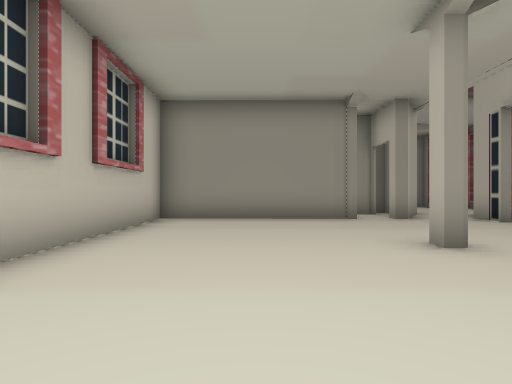
[1] (above)

18 first-person views from a walk through a level from a Godot 3-D game. The camera is 1.3 m above the floor, looks level and sees 80° across. The floor is counted in squares, 2 m on a side. Each view is taken from the middle of a square. On the plan, view 1 faces up. The plan holds only what a view shows up to about 10 squares ahead; the rest is blank.

[2]
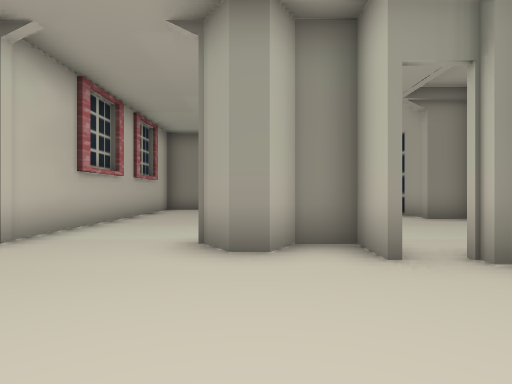

[3]
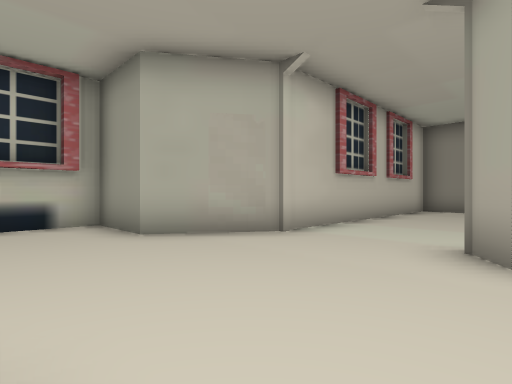

[4]
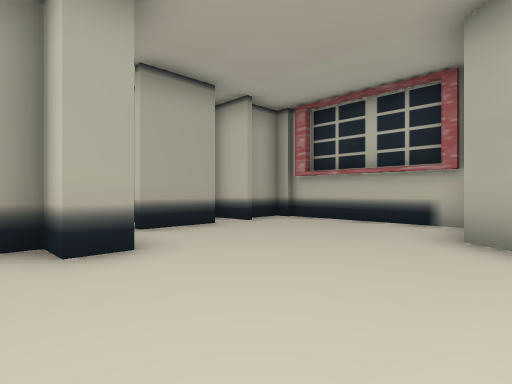

[5]
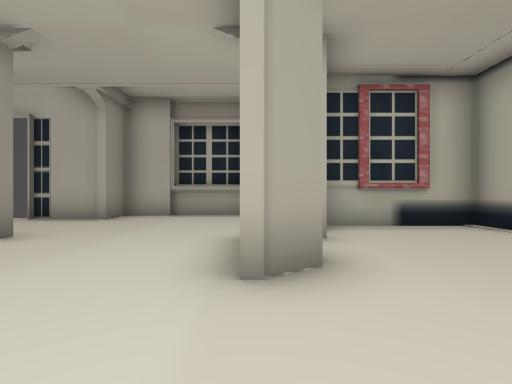

[6]
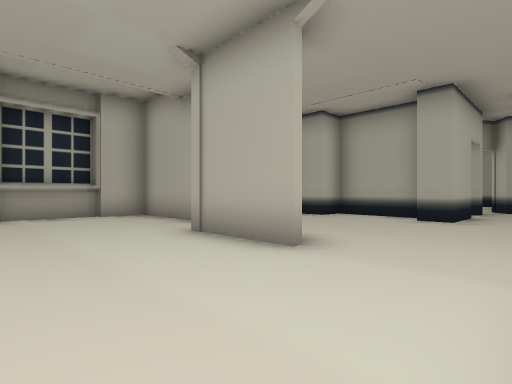

[7]
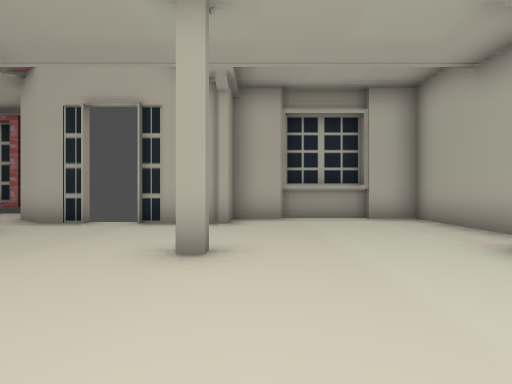

[8]
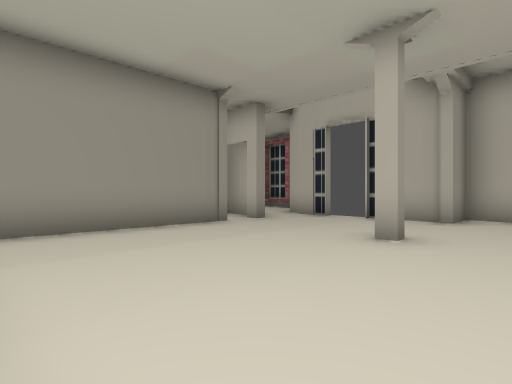

[9]
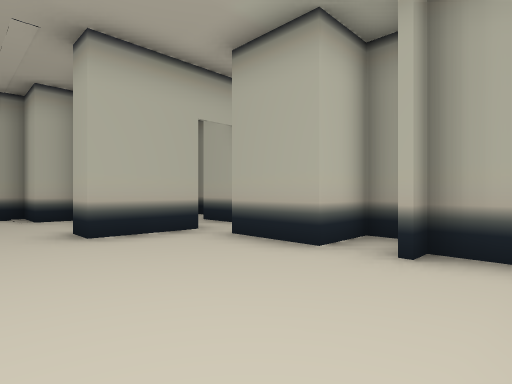

[10]
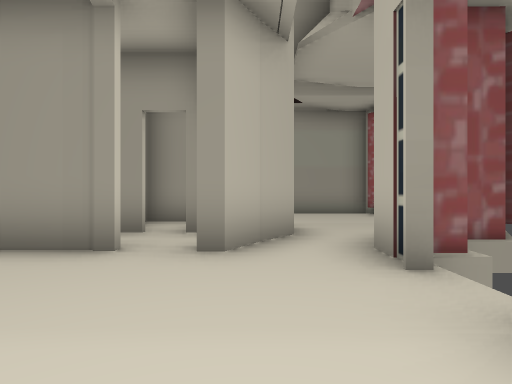

[11]
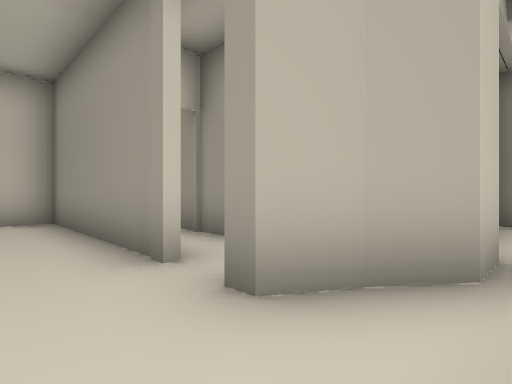

[12]
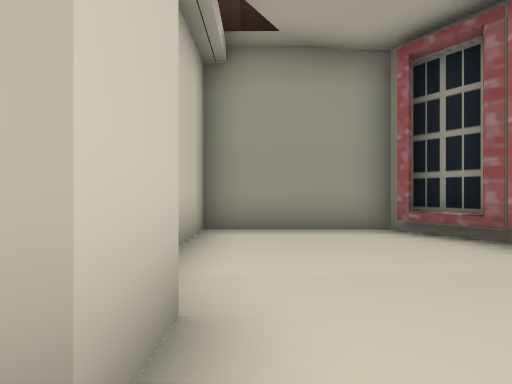

[13]
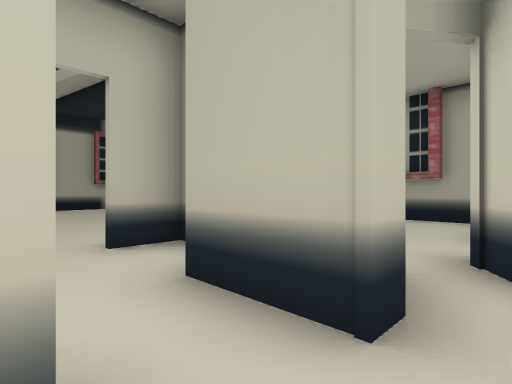

[14]
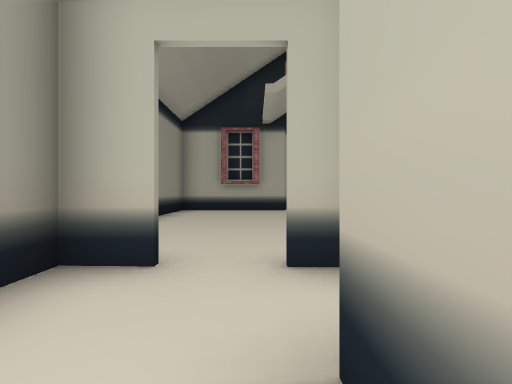

[15]
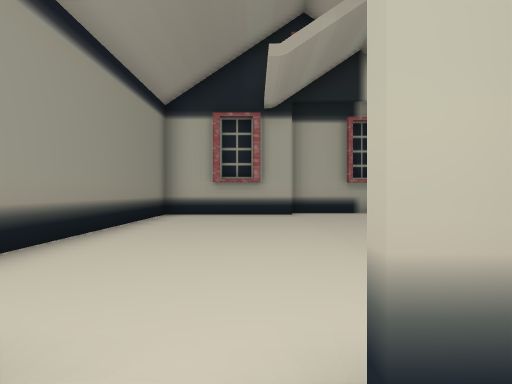

[16]
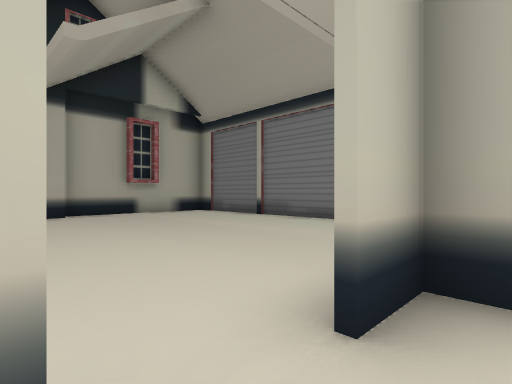

[17]
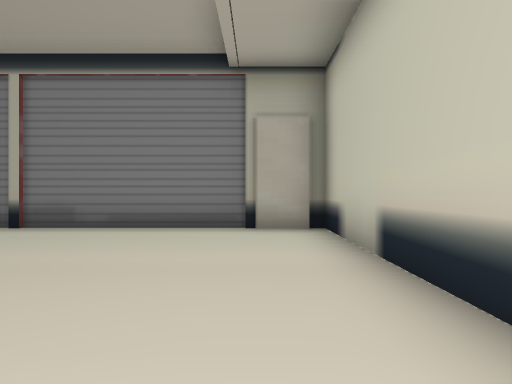

[18]
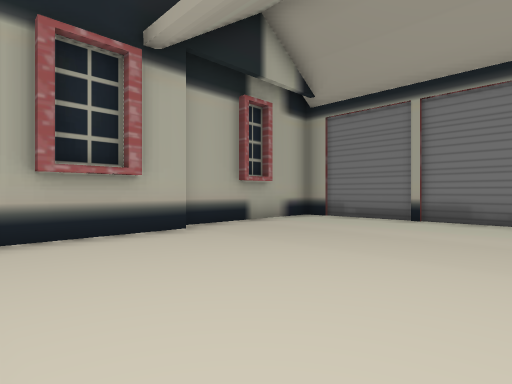

### Floor plan
Ten units are one square. View 1 is at (0, 0); x grows to the right and y downward. Boxes are objects, and circles mark ways between rooms. Rooms are numbered by the first view taken in them; rooms with no view inside come last. Other rooms are left out.
<svg viewBox="-61 -92 179 223">
<path fill="none" stroke="#000" d="M12 6 7 6 2 -1 24 -1M22 11 22 1M22 -34 22 -39M36 9 64 9 64 -35 54 -35 54 -55M-30 11 -36 19 -56 19 -56 61M67 -2 67 -24M25 -74 -24 -75 -24 0 -31 11M54 -65 54 -75 61 -85M-4 61 -4 43 3 43 3 51 26 51 26 43 39 43 39 13M41 -81 37 -74 34 -74M46 -87 40 -79M-29 73 -29 61 -12 61M-54 61 -54 66 -40 66 -40 61M-4 77 -4 73 11 73M-39 61 -39 74M26 61 26 53 20 53M21 82 28 82M26 82 26 72M108 81 108 44 51 44M28 82 28 124 40 124M28 126 113 126 113 80"/>
<circle cx="-10" cy="60" r="3" fill="#2a7"/>
<circle cx="0" cy="70" r="3" fill="#2a7"/>
<circle cx="30" cy="70" r="3" fill="#2a7"/>
<text x="10" y="-10">1</text>
<text x="-10" y="70">2</text>
<text x="20" y="70">3</text>
<text x="70" y="90">4</text>
</svg>
Room 1 opens to room 2. Room 2 opens to room 3. Room 3 opens to room 4.

Where each view was taken, in squares from view 1:
view 1: 0 up, 0 right, facing up
view 2: 4 down, 1 right, facing up
view 3: 4 down, 1 right, facing up-left
view 4: 1 down, 1 right, facing down-left
view 5: 0 up, 2 left, facing right
view 6: 3 up, 2 left, facing down-right
view 7: 3 up, 1 left, facing right
view 8: 2 up, 2 left, facing up-right
view 9: 3 down, 5 left, facing down-right
view 10: 4 up, 4 right, facing up
view 11: 6 up, 5 right, facing up-left
view 12: 8 up, 5 right, facing up
view 13: 6 down, 1 left, facing down-right
view 14: 7 down, 0 right, facing right
view 15: 7 down, 2 right, facing right
view 16: 6 down, 2 right, facing down-right
view 17: 7 down, 4 right, facing down
view 18: 5 down, 6 right, facing down-right
